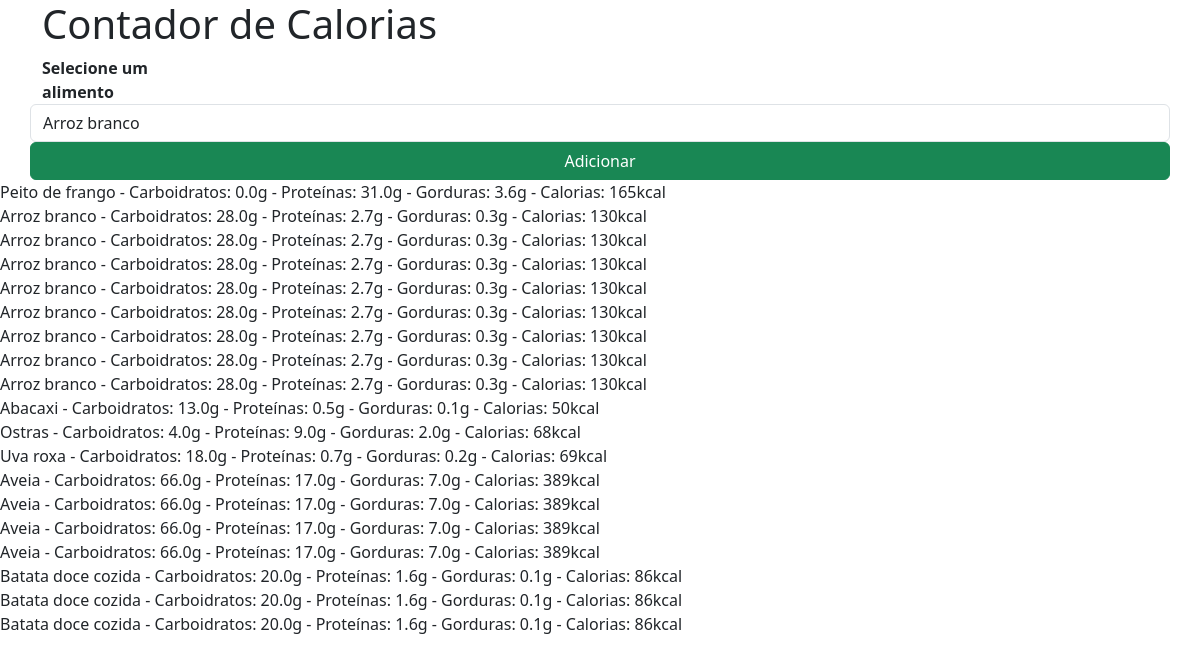
The app's page / (signed in), older data.
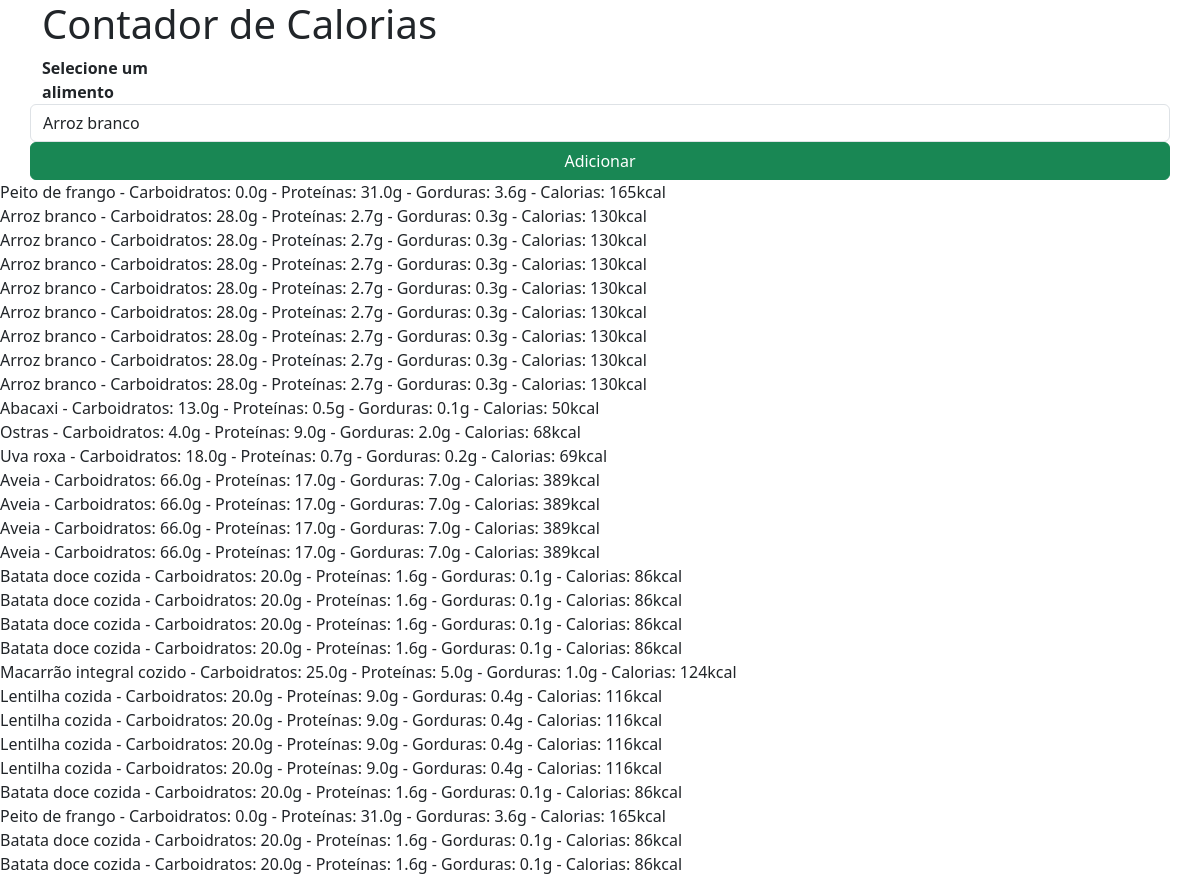
The same page, newer data.
### contador_de_calorias/models.py (models this page shows, shortened)
class AlimentoIngerido(models.Model):
    user = models.ForeignKey(User, on_delete=models.CASCADE)
    alimento_ingerido = models.ForeignKey(Alimentos, on_delete=models.CASCADE)

class Alimentos(models.Model):
    nome = models.CharField(max_length=120)
    carboidratos = models.FloatField()
    proteinas = models.FloatField()
    gorduras = models.FloatField()
    calorias = models.IntegerField()

### contador_de_calorias/views.py (the view)
# urls.py: path("", views.index , name="index"),
def index(request):
        alimentos = Alimentos.objects.all()
        if request.method == "POST":
            alimento_ingerido = request.POST["alimento_consumido"]
            alimento = get_object_or_404(Alimentos, nome=alimento_ingerido)
            registro = AlimentoIngerido(user=request.user, alimento_ingerido=alimento)
            registro.save()
        alimentos_registrados = AlimentoIngerido.objects.filter(user=request.user)
        return render(request, "contador_de_calorias/index.html", {"alimentos":alimentos, "alimentos_registrados":alimentos_registrados})

### contador_de_calorias/templates/contador_de_calorias/index.html (shortened to what this page needs)
<!DOCTYPE html>
<html lang="pt-br">
<head>
    <link href="https://cdn.jsdelivr.net/npm/bootstrap@5.3.8/dist/css/bootstrap.min.css" rel="stylesheet"
>
</head>
<body>
    <div class="container">
        <div class="row">
            <div class="col-md-12">
                <h1>Contador de Calorias</h1>
                <form method="POST">
                    <div class="form-group row">
                        <label class="col-md-2">
                            <b>Selecione um alimento</b>
                        </label>
                        <select class="col-md-6 form-control" name="alimento_consumido" id="alimento_consumido">
                            {% for a in alimentos %}
                            <option value="{{a.nome}}">{{a.nome}}</option>
                            {% endfor %}
                        </select>
                        <button class="btn btn-success" type="submit">Adicionar</button>
                    </div>
                </form>
            </div>
        </div>
    </div>
    {% for ar in alimentos_registrados %}
        {{ar.alimento_ingerido.nome}} -
        Carboidratos: {{ar.alimento_ingerido.carboidratos}}g -
        Proteínas: {{ar.alimento_ingerido.proteinas}}g -
        Gorduras: {{ar.alimento_ingerido.gorduras}}g -
        Calorias: {{ar.alimento_ingerido.calorias}}kcal
    {% endfor %}
</body>
</html>

Row changes from the older to the newer data that the page shows:
added AlimentoIngerido: alimento_ingerido.nome "Batata doce cozida", alimento_ingerido.carboidratos "20.0", alimento_ingerido.proteinas "1.6", alimento_ingerido.gorduras "0.1", alimento_ingerido.calorias "86"
added AlimentoIngerido: alimento_ingerido.nome "Macarrão integral cozido", alimento_ingerido.carboidratos "25.0", alimento_ingerido.proteinas "5.0", alimento_ingerido.gorduras "1.0", alimento_ingerido.calorias "124"
added AlimentoIngerido: alimento_ingerido.nome "Lentilha cozida", alimento_ingerido.carboidratos "20.0", alimento_ingerido.proteinas "9.0", alimento_ingerido.gorduras "0.4", alimento_ingerido.calorias "116"
added AlimentoIngerido: alimento_ingerido.nome "Lentilha cozida", alimento_ingerido.carboidratos "20.0", alimento_ingerido.proteinas "9.0", alimento_ingerido.gorduras "0.4", alimento_ingerido.calorias "116"
added AlimentoIngerido: alimento_ingerido.nome "Lentilha cozida", alimento_ingerido.carboidratos "20.0", alimento_ingerido.proteinas "9.0", alimento_ingerido.gorduras "0.4", alimento_ingerido.calorias "116"
added AlimentoIngerido: alimento_ingerido.nome "Lentilha cozida", alimento_ingerido.carboidratos "20.0", alimento_ingerido.proteinas "9.0", alimento_ingerido.gorduras "0.4", alimento_ingerido.calorias "116"
added AlimentoIngerido: alimento_ingerido.nome "Batata doce cozida", alimento_ingerido.carboidratos "20.0", alimento_ingerido.proteinas "1.6", alimento_ingerido.gorduras "0.1", alimento_ingerido.calorias "86"
added AlimentoIngerido: alimento_ingerido.nome "Peito de frango", alimento_ingerido.carboidratos "0.0", alimento_ingerido.proteinas "31.0", alimento_ingerido.gorduras "3.6", alimento_ingerido.calorias "165"
added AlimentoIngerido: alimento_ingerido.nome "Batata doce cozida", alimento_ingerido.carboidratos "20.0", alimento_ingerido.proteinas "1.6", alimento_ingerido.gorduras "0.1", alimento_ingerido.calorias "86"
added AlimentoIngerido: alimento_ingerido.nome "Batata doce cozida", alimento_ingerido.carboidratos "20.0", alimento_ingerido.proteinas "1.6", alimento_ingerido.gorduras "0.1", alimento_ingerido.calorias "86"
